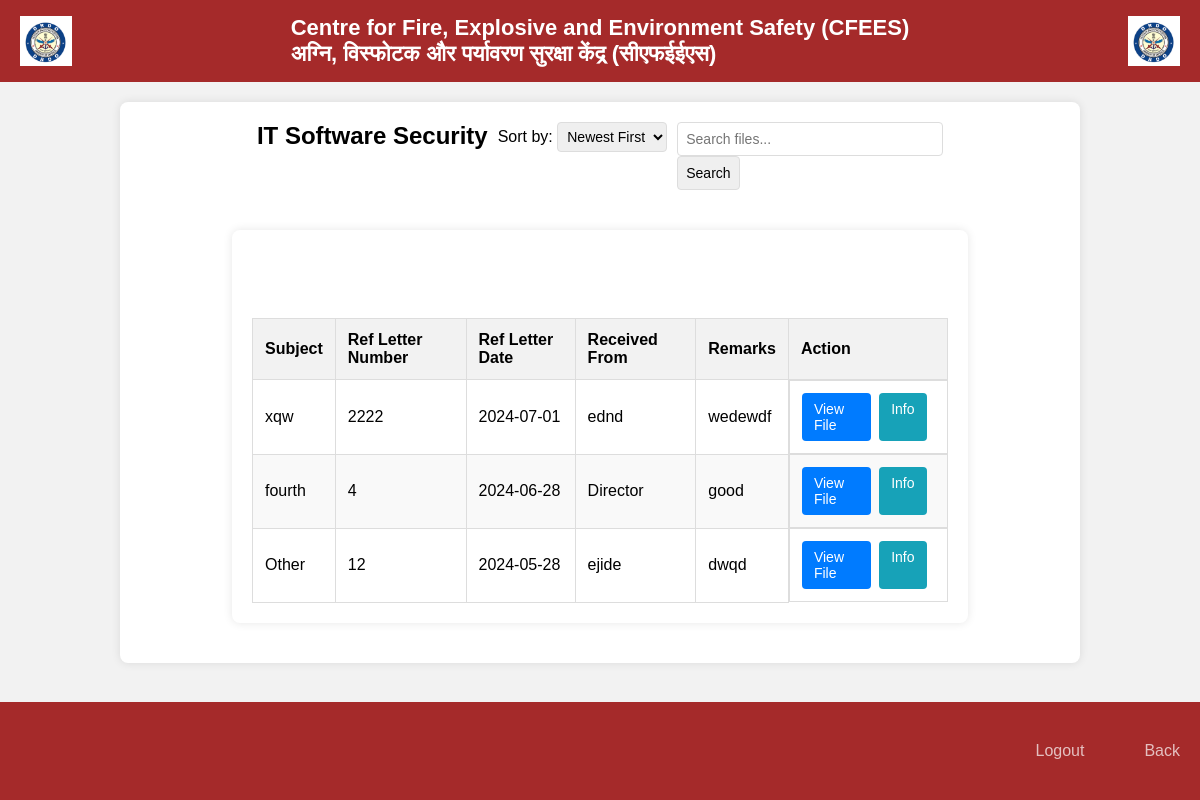
The app's page /category.php?category_id=6 with its own data.
### tables this page shows
CREATE TABLE `categories` (
  `id` int(11) NOT NULL,
  `name` varchar(255) NOT NULL
);

CREATE TABLE `files` (
  `id` int(11) NOT NULL,
  `category_id` int(11) NOT NULL,
  `subject` varchar(255) NOT NULL,
  `letter_number` varchar(255) NOT NULL,
  `letter_date` date NOT NULL,
  `received_from` varchar(255) NOT NULL,
  `remarks` text DEFAULT NULL,
  `file_name` varchar(255) NOT NULL,
  `upload_date` timestamp NOT NULL DEFAULT current_timestamp()
);

### category.php (the view, shortened to what this page needs)
<?php
require_once ('db.php');
$category_id = isset($_GET['category_id']) ? intval($_GET['category_id']) : 0;
$search_query = isset($_GET['search']) ? $_GET['search'] : '';
$sort_order = isset($_GET['sort']) ? $_GET['sort'] : 'DESC';
$category_name_stmt = $pdo->prepare('SELECT name FROM categories WHERE id = ?');
$category_name_stmt->execute([$category_id]);
$category_name = $category_name_stmt->fetch(PDO::FETCH_ASSOC)['name'];
$query = 'SELECT * FROM files WHERE category_id = ?';
$params = [$category_id];
$query .= ' ORDER BY upload_date ' . ($sort_order === 'DESC' ? 'DESC' : 'ASC');
$stmt = $pdo->prepare($query);
$stmt->execute($params);
$files = $stmt->fetchAll(PDO::FETCH_ASSOC);
?>
<!DOCTYPE html>
<html lang="en">
<head>
    <link rel="stylesheet" href="style.css" />
</head>
<body>
    <div class="header">
        <img src="drdo-logo.png" alt="DRDO Logo">
        <h1>Centre for Fire, Explosive and Environment Safety (CFEES)<br>
            अग्नि, विस्फोटक और पर्यावरण सुरक्षा केंद्र (सीएफईईएस)
        </h1>
        <img src="drdo-logo.png" alt="DRDO Logo">
    </div>
    <div class="container">
        <h2 style="color:Black  "><?php echo htmlspecialchars($category_name); ?></h2>
        <div class="sort-search-bar">
            <div class="sort-dropdown">
                <label for="sort">Sort by:</label>
                <select id="sort" onchange="sortFiles()">
                    <option value="DESC" <?php echo $sort_order === 'DESC' ? 'selected' : ''; ?>>Newest First</option>
                </select>
            </div>
            <div class="search-bar">
                <form method="GET" action="category.php">
                    <input type="text" name="search" placeholder="Search files..."
                        value="<?php echo htmlspecialchars($search_query); ?>">
                    <button type="submit">Search</button>
                </form>
            </div>
        </div>
        <div class="container">
            <h2><?php echo htmlspecialchars($category_name); ?></h2>
            <table>
                <thead>
                    <tr>
                        <th>Subject</th>
                        <th>Ref Letter Number</th>
                        <th>Ref Letter Date</th>
                        <th>Received From</th>
                        <th>Remarks</th>
                        <th>Action</th>
                    </tr>
                </thead>
                <tbody>
                    <?php if (empty($files)): ?>
                        <tr>
                            <td colspan="6">No files found in this category.</td>
                        </tr>
                    <?php else: ?>
                        <?php foreach ($files as $file): ?>
                            <tr>
                                <td><?php echo htmlspecialchars($file['subject']); ?></td>
                                <td><?php echo htmlspecialchars($file['letter_number']); ?></td>
                                <td><?php echo htmlspecialchars($file['letter_date']); ?></td>
                                <td><?php echo htmlspecialchars($file['received_from']); ?></td>
                                <td><?php echo htmlspecialchars($file['remarks']); ?></td>
                                <td class="action-buttons">
                                    <a href="uploads/<?php echo htmlspecialchars($file['file_name']); ?>"
                                        class="btn btn-primary" download>View File</a>
                                    <a href="#" class="btn btn-info"
                                        onclick="showFileInfo('<?php echo $file['id']; ?>')">Info</a>
                                </td>
                            </tr>
                        <?php endforeach; ?>
                    <?php endif; ?>
                </tbody>
            </table>
        </div>
        <footer class="footer">
            <div class="logout">
                <ul>
                    <li><a href="logout.php">Logout</a></li>
                    <li><a href="viewPage.php">Back</a></li>
                </ul>
            </div>
        </footer>
</body>
</html>

### style.css (style rules this page uses)
:root { --color-primary: #0073ff; --color-white: #f4a261; --color-black: #264653; --color-black-1: #212b38; }
* { margin: 0; padding: 0; box-sizing: border-box; }
body { font-family: sans-serif; min-height: 100vh; }
.header { background-color: #002147; color: white; padding: 15px 20px; display: flex; align-items: center; justify-content: space-between; }
.header img { height: 50px; }
.header h1 { font-size: 22px; margin: 0; }
.container { width: 100%; height: auto; display: flex; flex-direction: row; flex-wrap: wrap; justify-content: center; }
.btn { display: inline-block; padding: 14px; border: none; border-radius: 6px; background-color: #007bff; color: #fff; font-size: 16px; cursor: pointer; transition: background-color 0.3s ease; }
footer { background-color: #ad3027; color: white; text-align: center; padding: 20px 0; margin-top: auto; }
.logout { margin: 30px 0; }
.logout ul { display: flex; justify-content: right; list-style-type: none; }
.logout ul li a { color: white; margin: 20px; text-decoration: none; font-size: 1.3em; opacity: 0.7; transition: 0.5s; }
table { width: 100%; border-collapse: collapse; }
th, td { border: 1px solid #ddd; padding: 8px; text-align: left; }
th { background-color: #f2f2f2; }
button { padding: 5px 10px; border: none; cursor: pointer; }

### category.php (style rules this page uses)
body { font-family: Arial, sans-serif; background-color: #f2f2f2; }
.header { background-color: brown; color: white; padding: 15px 20px; display: flex; align-items: center; justify-content: space-between; }
.header img { height: 50px; }
.header h1 { font-size: 22px; margin: 0; }
.container { width: 80%; margin: 20px auto; background-color: white; padding: 20px; border-radius: 8px; box-shadow: 0 0 10px rgba(0, 0, 0, 0.1); }
h2 { color: white; margin-bottom: 20px; }
table { width: 100%; border-collapse: collapse; margin-top: 20px; }
th, td { border: 1px solid #ddd; padding: 12px; text-align: left; }
th { background-color: #f2f2f2; font-weight: bold; }
tbody tr:nth-child(even) { background-color: #f9f9f9; }
.action-buttons { display: flex; justify-content: space-between; }
.action-buttons a { display: inline-block; padding: 8px 12px; margin-right: 8px; text-decoration: none; color: white; border-radius: 4px; font-size: 14px; transition: background-color 0.3s ease; }
.action-buttons a.btn-primary { background-color: #007bff; }
.action-buttons a.btn-info { background-color: #17a2b8; }
footer { background-color: brown; color: white; text-align: center; padding: 10px 0; position: fixed; bottom: 0; left: 0; width: 100%; }
.logout ul { display: flex; justify-content: flex-end; list-style-type: none; padding: 0; }
.logout ul li { margin-left: 20px; }
.logout ul li a { color: white; text-decoration: none; font-size: 16px; opacity: 0.7; transition: opacity 0.3s ease; }
.sort-search-bar { display: flex; justify-content: space-between; margin-bottom: 20px; }
.sort-dropdown { margin-left: 10px; }
.sort-dropdown select { padding: 5px; font-size: 14px; border: 1px solid #ddd; border-radius: 4px; }
.search-bar { flex: 1; margin-left: 10px; }
.search-bar input { width: 100%; padding: 8px; font-size: 14px; border: 1px solid #ddd; border-radius: 4px; }
.search-bar button { padding: 8px; font-size: 14px; border: 1px solid #ddd; border-radius: 4px; cursor: pointer; }

### records on screen
categories: name "IT Software Security"
files: subject "xqw", letter_number "2222", letter_date "2024-07-01", received_from "ednd", remarks "wedewdf"
files: subject "fourth", letter_number "4", letter_date "2024-06-28", received_from "Director", remarks "good"
files: subject "Other", letter_number "12", letter_date "2024-05-28", received_from "ejide", remarks "dwqd"
